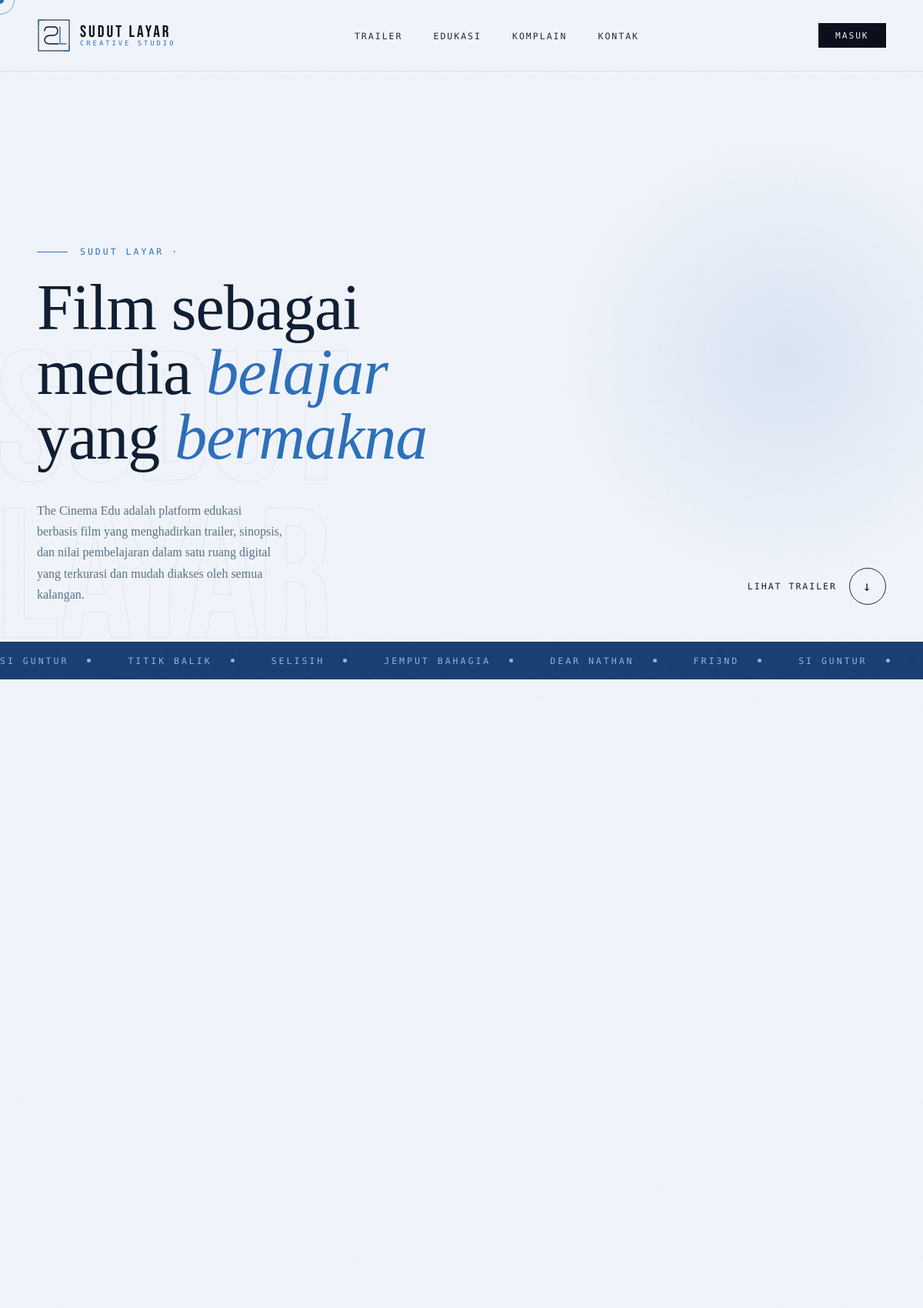
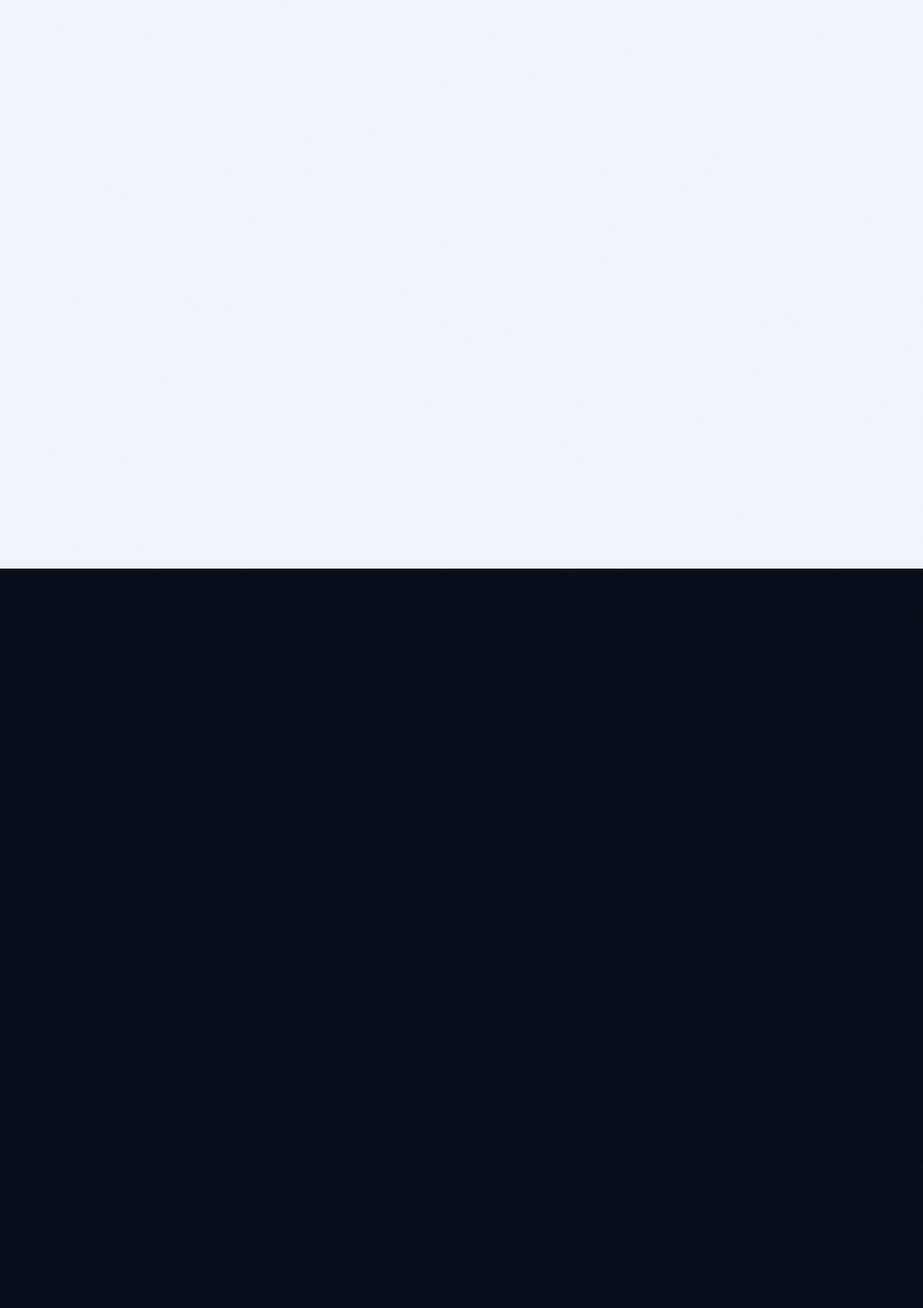
The page / (upper part) on the database its author committed (2 pictures, top to bottom).
### tables this page shows
CREATE TABLE IF NOT EXISTS projects (
    id INT AUTO_INCREMENT PRIMARY KEY,
    category VARCHAR(100),
    title VARCHAR(100),
    number VARCHAR(10),
    year VARCHAR(10),
    image TEXT,
    google_drive_id TEXT,
    is_drive_folder BOOLEAN DEFAULT FALSE,
    created_at TIMESTAMP DEFAULT CURRENT_TIMESTAMP
);

### index.php (the view, shortened to what this page needs)
<?php
require_once 'config/db.php';
$stmt = $pdo->query("SELECT * FROM projects ORDER BY id ASC");
$projects = $stmt->fetchAll();
?>
<!DOCTYPE html>
<html lang="id">
<head>
  <link rel="stylesheet" href="assets/css/style.css">
</head>
<body>
<nav>
  <a href="#" class="nav-logo" onclick="scrollToTop(event)">
    <div class="logo-wordmark">
      <span class="logo-main">SUDUT LAYAR</span>
      <span class="logo-sub">Creative Studio</span>
    </div>
  </a>
  <ul class="nav-links">
    <li><a href="#work" onclick="navTo(event,'work')">Trailer</a></li>
    <li><a href="#services" onclick="navTo(event,'services')">Edukasi</a></li>
    <li><a href="#complaint" onclick="navTo(event,'complaint')">Komplain</a></li>
    <li><a href="#contact" onclick="navTo(event,'contact')">Kontak</a></li>
  </ul>
  <div class="nav-right">
    <button class="btn-login" id="navLoginBtn" onclick="handleAuthClick()"><?php echo isset($_SESSION['user_id']) ? 'Keluar' : 'Masuk'; ?></button>
  </div>
</nav>
<section id="hero">
  <div class="hero-bg-text">SUDUT<br/>LAYAR</div>
  <div class="hero-content">
    <div class="hero-eyebrow">Sudut Layar ·</div>
    <h1 class="hero-headline">Film sebagai<br/>media <em>belajar</em><br/>yang <em>bermakna</em></h1>
  </div>
  <div class="hero-foot">
    <p class="hero-desc">The Cinema Edu adalah platform edukasi berbasis film yang menghadirkan trailer, sinopsis, dan nilai pembelajaran dalam satu ruang digital yang terkurasi dan mudah diakses oleh semua kalangan.</p>
    <a href="#work" class="hero-cta" onclick="navTo(event,'work')">Lihat trailer<span class="cta-arrow">↓</span></a>
  </div>
</section>
<div class="marquee-band">
  <div class="marquee-track">
    <?php foreach ($projects as $p): ?>
      <span class="marquee-item"><?php echo htmlspecialchars($p['title']); ?><span class="marquee-dot"></span></span>
    <?php endforeach; ?>
    <?php foreach ($projects as $p): ?>
      <span class="marquee-item"><?php echo htmlspecialchars($p['title']); ?><span class="marquee-dot"></span></span>
    <?php endforeach; ?>
  </div>
</div>
<section id="work">
</section>
<section id="services">
</section>
</body>
</html>

### rows shown on the page
projects: title "SI GUNTUR"
projects: title "TITIK BALIK"
projects: title "SELISIH"
projects: title "JEMPUT BAHAGIA"
projects: title "DEAR NATHAN"
projects: title "FRI3ND"
